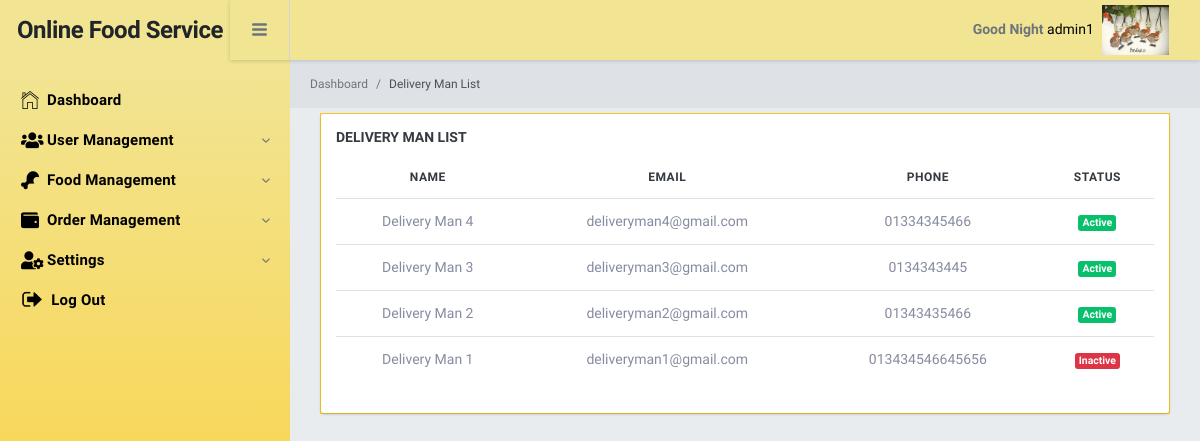
The app's page /admin/views/DeliveryMan.php (signed in) with its own data.
### tables this page shows
CREATE TABLE `user` (
  `Id` int(11) NOT NULL,
  `Name` varchar(255) NOT NULL,
  `Email` varchar(255) NOT NULL,
  `Password` text NOT NULL,
  `Phone` varchar(15) NOT NULL,
  `Address` text NOT NULL,
  `RoleName` varchar(255) NOT NULL,
  `IsActive` int(11) NOT NULL,
  `CreatedDate` datetime NOT NULL DEFAULT current_timestamp(),
  `CreatedBy` int(11) NOT NULL,
  `UpdatedBy` int(11) NOT NULL,
  `UpdatedDate` datetime NOT NULL
);

### admin/views/DeliveryMan.php (the view, shortened to what this page needs)
<?php
    include("layout/topbar.php");
    include("layout/sidebar.php");
?>
<div class="br-pageheader">
    <nav class="breadcrumb pd-0 mg-0 tx-12">
        <a class="breadcrumb-item" href="index.php">Dashboard</a>
        <a class="breadcrumb-item active" href="#">Delivery Man List</a>
    </nav>
</div>
<div id="datatable1_wrapper" class="dataTables_wrapper no-footer">
    <div class="br-pagebody">
        <div class="br-section-wrapper">
            <h6 class="br-section-label">Delivery Man List</h6>
            <div class="table-wrapper">
                <table style="width:100%" id="deliveryManList" class="table display responsive nowrap tableStyle">
                    <thead>
                        <tr>
                            <th>Name</th>
                            <th>Email</th>
                            <th>Phone</th>
                            <th>Status</th>
                        </tr>
                    </thead>
                    <tbody>
                        <?php
                            $sql = "SELECT * FROM `user` WHERE RoleName = 'DeliveryMan' ORDER BY Id DESC";
                            $queryResult = mysqli_query($con, $sql);
                            while($row = mysqli_fetch_assoc($queryResult)){
                                $id = $row['Id']; $name = $row['Name'];
                                $email = $row['Email']; $phone = $row['Phone']; $address = $row['Address'];
                                $status = $row['IsActive']; $whichStatus = '';
                                if($status == 0){
                                    $whichStatus = '<span class="badge badge-danger">Inactive</span>';
                                }
                                else{
                                    $whichStatus = '<span class="badge badge-success">Active</span>';
                                }
                                echo '<tr>
                                        <td>'.$name.'</td>
                                        <td>'.$email.'</td>
                                        <td>'.$phone.'</td>
                                        <td>'.$whichStatus.'</td>
                                    </tr>';
                            }
                        ?>
                    </tbody>
                </table>
            </div>
        </div>
    </div>
</div>
<?php include("layout/footer.php");?>

### admin/public/css/site.css (style rules this page uses)
.br-section-wrapper { padding: 15px; }
::placeholder { color: #f0eded !important; opacity: 1; }
.br-pagebody { padding: 0; border: 1px solid #ffcb24 !important; margin: 5px 30px; }

### admin/views/layout/topbar.php (style rules this page uses)
.tableStyle tr td, tr th { text-align: center; }

### records on screen
user: Name "Delivery Man 4", Email "deliveryman4@gmail.com", Phone "01334345466", IsActive "Active"
user: Name "Delivery Man 3", Email "deliveryman3@gmail.com", Phone "0134343445", IsActive "Active"
user: Name "Delivery Man 2", Email "deliveryman2@gmail.com", Phone "01343435466", IsActive "Active"
user: Name "Delivery Man 1", Email "deliveryman1@gmail.com", Phone "013434546645656", IsActive "Inactive"

### other values on screen
$_SESSION['user']['Name'] "admin1"
